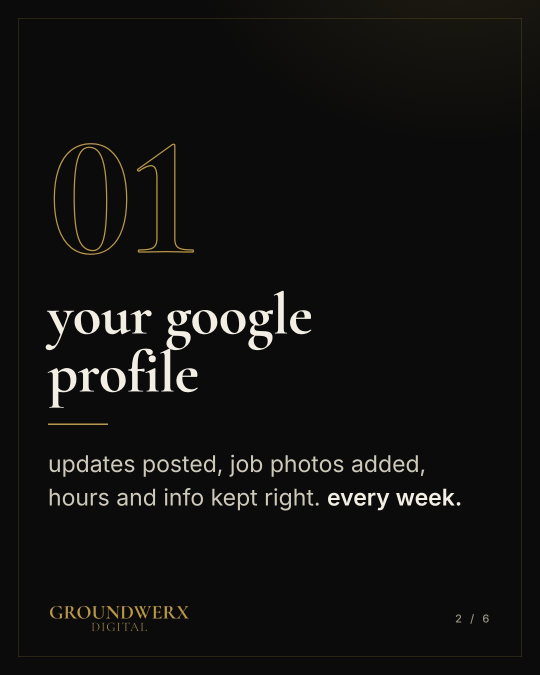
#> input picture images/2026-11-w1/p2_month_2.jpg, 1080 x 1350 px, given in place of logo-wordmark.png, which was not available (shown at 1/2 size)
$ python week5_build.py ../images/2026-11-w1/p2_month_2.jpg
#> lines starting #> are read from the running program, lines starting #| are printed output that depends on the picture; pictures that were not available may be replaced by others from this repository, and a replacement may not be noted
import sys
"""Render GroundWerx posts for the week of Nov 2-6, 2026 (Mon Nov 2 carousel was built in week3_build.py).
Usage: python3 templates/week5_build.py
Outputs 1080x1350 JPGs to images/2026-11-w1/.
"""
import asyncio, pathlib
from playwright.async_api import async_playwright
from PIL import Image

ROOT = pathlib.Path(__file__).resolve().parent.parent
F = (ROOT / "brand/fonts").as_uri()
TMP = ROOT / "templates/_tmp"; TMP.mkdir(exist_ok=True)
W5 = ROOT / "images/2026-11-w1"; W5.mkdir(parents=True, exist_ok=True)

# Logo variants: original (gold on black, use with mix-blend lighten) and a dark-ink version
# with transparency for cream / gold backgrounds.
LOGO = (ROOT / "brand/logo-wordmark.png").as_uri()
src = Image.open(ROOT / "brand/logo-wordmark.png").convert("L")
alpha = src.point(lambda v: min(255, int(v * 1.6)))
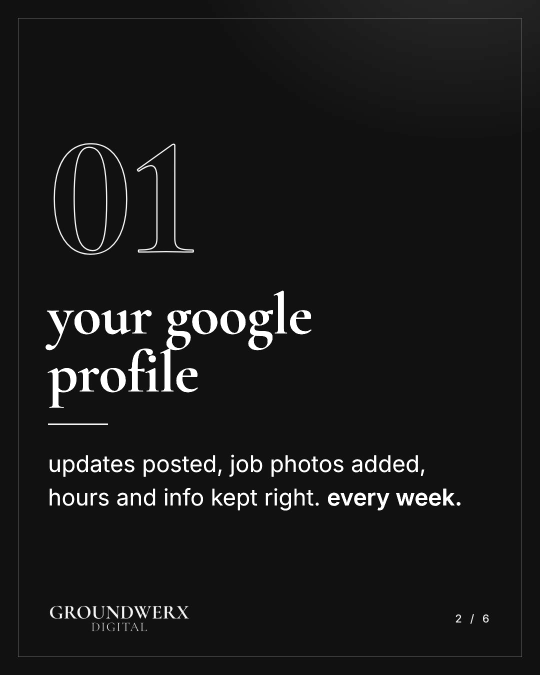
#> alpha: PIL image 1080x1350 L (shown at 1/2 size); min 0, max 255, mean 25.1
ink = Image.new("RGBA", src.size, (11, 11, 11, 255)); ink.putalpha(alpha)
#> after `ink.putalpha(alpha)`:
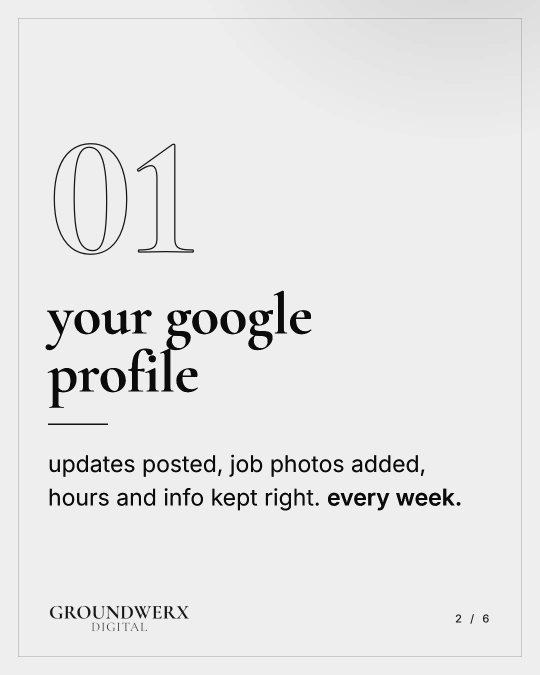
#> ink: PIL image 1080x1350 RGBA (shown at 1/2 size); mean R, G, B, A 11, 11, 11, 25.1; transparent parts drawn white
ink.save(TMP / "logo_ink.png"); LOGO_INK = (TMP / "logo_ink.png").as_uri()

CSS = f"""
@font-face{{font-family:CG;font-weight:600;src:url({F}/cormorant-garamond-latin-600-normal.woff2)}}
@font-face{{font-family:CG;font-weight:700;src:url({F}/cormorant-garamond-latin-700-normal.woff2)}}
@font-face{{font-family:CG;font-weight:700;font-style:italic;src:url({F}/cormorant-garamond-latin-700-italic.woff2)}}
@font-face{{font-family:In;font-weight:400;src:url({F}/inter-latin-400-normal.woff2)}}
@font-face{{font-family:In;font-weight:500;src:url({F}/inter-latin-500-normal.woff2)}}
@font-face{{font-family:In;font-weight:600;src:url({F}/inter-latin-600-normal.woff2)}}
@font-face{{font-family:In;font-weight:700;src:url({F}/inter-latin-700-normal.woff2)}}
:root{{--gold:#BA9941;--gold2:#D9BF72;--ink:#0B0B0B;--paper:#F2EEE4;--mute:#9A9483;--line:rgba(186,153,65,.35)}}
*{{box-sizing:border-box;margin:0;padding:0}}
html,body{{width:1080px;height:1350px;overflow:hidden;background:var(--ink)}}
.page{{position:relative;width:1080px;height:1350px;padding:110px 96px 0;font-family:In;overflow:hidden}}
.dark{{color:var(--paper);background:radial-gradient(ellipse 900px 700px at 85% -10%,rgba(186,153,65,.13),transparent 60%),var(--ink)}}
.cream{{color:var(--ink);background:var(--paper)}}
.goldbg{{color:var(--ink);background:linear-gradient(160deg,#D9BF72 0%,#BA9941 70%)}}
.frame::before{{content:"";position:absolute;inset:36px;border:1.5px solid var(--line);pointer-events:none}}
.cream.frame::before{{border-color:rgba(11,11,11,.18)}}
.goldbg.frame::before{{border-color:rgba(11,11,11,.3)}}
.kicker{{font-weight:600;font-size:22px;letter-spacing:.32em;text-transform:uppercase;color:var(--gold)}}
.cream .kicker{{color:#8a6f28}} .goldbg .kicker{{color:var(--ink)}}
.h{{font-family:CG;font-weight:700;line-height:.98;letter-spacing:-.01em;font-variant-numeric:lining-nums}}
.h em{{font-style:italic;color:var(--gold2)}}
.cream .h em{{color:#8a6f28}} .goldbg .h em{{color:var(--ink)}}
.body{{font-size:34px;line-height:1.45;color:#CFC9BA}}
.cream .body{{color:#3b382f}} .goldbg .body{{color:#1d1a12}}
.body b{{font-weight:600;color:var(--paper)}} .cream .body b,.goldbg .body b{{color:var(--ink)}}
.rule{{width:120px;height:3px;background:var(--gold);margin:44px 0}}
.goldbg .rule{{background:var(--ink)}}
.foot{{position:absolute;left:96px;right:96px;bottom:84px;display:flex;align-items:center;justify-content:space-between}}
.foot img{{height:58px}} .dark .foot img{{mix-blend-mode:lighten}}
.foot .r{{font-size:22px;letter-spacing:.24em;color:var(--mute);text-transform:uppercase;font-weight:500}}
.cream .foot .r{{color:#7d776a}} .goldbg .foot .r{{color:#2a2416}}
.swipe{{color:var(--gold)}}
"""

def page(inner, theme="dark", right="", frame=True):
    logo = LOGO if theme == "dark" else LOGO_INK
    cls = f"page {theme}" + (" frame" if frame else "")
    return f"""<!doctype html><html><head><meta charset=utf-8><style>{CSS}</style></head>
<body><div class="{cls}">{inner}<div class=foot><img src="{logo}"><div class=r>{right}</div></div></div></body></html>"""

POSTS = {}  # path -> html

CTA = """<div style="margin-top:50px;display:inline-block;border:2px solid var(--gold);padding:28px 40px">
<div style="font-weight:700;font-size:44px;color:var(--gold2)">(952) 333-8122</div>
<div style="font-size:28px;color:#CFC9BA;margin-top:8px;letter-spacing:.04em">groundwerxdigital.com</div></div>"""

def co(top, n, k, d):
    return f'<div class="co" style="top:{top}px"><div class="bd">{n}</div><div><div class="k">{k}</div><div class="d">{d}</div></div></div>'

# ---------- Tue Nov 3: cream + phone (text thread), missed-call text-back on a job ----------
SMS_CSS = """
.phone{position:absolute;left:96px;top:400px;width:500px;height:770px;border-radius:64px;background:#1b1b1b;padding:15px;box-shadow:0 30px 70px rgba(0,0,0,.28)}
.scr{position:relative;width:100%;height:100%;border-radius:50px;background:#fff;overflow:hidden;color:#1f1f1f;font-family:In}
.isl{position:absolute;top:14px;left:50%;transform:translateX(-50%);width:116px;height:32px;border-radius:20px;background:#111}
.sb{display:flex;justify-content:space-between;padding:19px 32px 0;font-weight:600;font-size:18px}
.hd{text-align:center;padding:22px 0 14px;border-bottom:1px solid #e6e6e6}
.hd .av{width:58px;height:58px;border-radius:50%;background:#BA9941;color:#0B0B0B;font-weight:700;font-size:24px;display:flex;align-items:center;justify-content:center;margin:0 auto}
.hd .n{margin-top:8px;font-size:17px;font-weight:600}
.th{padding:14px 18px;display:flex;flex-direction:column;gap:12px;font-size:18px;line-height:1.38}
.sys{align-self:center;font-size:14px;color:#8a8a8a;text-align:center}
.miss{align-self:center;display:flex;align-items:center;gap:8px;font-size:15px;color:#c5221f;font-weight:600;background:#fdecea;border-radius:16px;padding:7px 14px}
.out{align-self:flex-end;max-width:80%;background:#0B0B0B;color:#F2EEE4;border-radius:20px 20px 6px 20px;padding:12px 16px}
.in{align-self:flex-start;max-width:80%;background:#ececec;border-radius:20px 20px 20px 6px;padding:12px 16px}
.bd{display:inline-flex;align-items:center;justify-content:center;width:46px;height:46px;border-radius:50%;background:#BA9941;color:#0B0B0B;font-weight:700;font-size:22px;flex:none;font-family:In;margin-top:-4px}
.co{position:absolute;left:640px;width:350px;display:flex;gap:18px}
.co .k{font-weight:600;font-size:30px;color:#0B0B0B;line-height:1.15}
.co .d{margin-top:8px;font-size:23px;line-height:1.4;color:#3b382f}
"""
POSTS[W5 / "p1_phone_textback.jpg"] = page(f"""<style>{SMS_CSS}</style>
<div class=kicker style="margin-top:0">money you're losing</div>
<div class=h style="font-size:96px;margin-top:24px">on a roof when it rings?<br><em>they still hear back.</em></div>
<div class=phone><div class=scr><div class=isl></div>
 <div class=sb><span>11:43</span><span>&#9679;&#9679;&#9679; &#9646;</span></div>
 <div class=hd><div class=av>ER</div><div class=n>Example Roofing</div></div>
 <div class=th>
  <div class=sys>Today 11:42 AM</div>
  <div class=miss>&#8601; Missed call</div>
  <div class=out>Hi, this is Example Roofing. Sorry we missed you, we're on a job. What can we help with?</div>
  <div class=sys>11:43 AM</div>
  <div class=in>Leak over the garage after the storm. Can someone look at it this week?</div>
  <div class=sys>12:58 PM</div>
  <div class=out>Got it. Mike here, just got off the roof. Calling you in 5.</div>
 </div>
</div></div>
{co(480, 1, "the phone rings", "you're up a ladder. it goes to voicemail.")}
{co(700, 2, "they get a text", "within a minute, so the conversation starts while they're still holding the phone.")}
{co(950, 3, "you reply when you're down", "you already know what they need.")}
""", "cream", "example business")

# ---------- Wed Nov 4: dark numbered carousel (6), a normal month with us ----------
N = 6
POSTS[W5 / "p2_month_1.jpg"] = page("""<div class=kicker style="margin-top:130px">behind groundwerx</div>
<div class=h style="font-size:136px;margin-top:60px">you run<br>the jobs.<br><em>we run<br>the rest.</em></div>
<div class=rule></div>
<div class=body style="max-width:820px">here's what &ldquo;done-for-you&rdquo; looks like in a normal month.</div>""", "dark", "<span class=swipe>swipe &rarr;</span>")
steps = [
 ("01", "your google<br>profile", "updates posted, job photos added, hours and info kept right. <b>every week.</b>"),
 ("02", "your<br>reviews", "every finished job triggers a review request. <b>you don't have to remember to ask.</b>"),
 ("03", "your missed<br>calls", "can't pick up? the caller gets a text <b>within a minute.</b>"),
 ("04", "your<br>report", "once a month, straight numbers: <b>calls, booked jobs, reviews earned.</b> no dashboard to log into."),
]
for i, (num, h, b) in enumerate(steps, 2):
    POSTS[W5 / f"p2_month_{i}.jpg"] = page(f"""<div class=h style="font-size:340px;line-height:.8;color:transparent;-webkit-text-stroke:2.5px var(--gold);margin-top:150px">{num}</div>
<div class=h style="font-size:118px;margin-top:40px">{h}</div>
<div class=rule></div>
<div class=body style="max-width:860px;font-size:46px">{b}</div>""", "dark", f"{i} / {N}")
POSTS[W5 / "p2_month_6.jpg"] = page(f"""<div class=kicker style="margin-top:110px">two brothers. one point of contact.</div>
<div class=h style="font-size:112px;margin-top:40px">no account managers.<br><em>no handoffs.</em></div>
<div class=rule></div>
<div class=body style="max-width:840px">month-to-month. free 15-minute call with tyler and cade.</div>
{CTA}""", "dark", "6 / 6")

# ---------- Thu Nov 5: solid gold check-this-today, tap-to-call test ----------
checks = [("is your number at the top of the page?", "not buried in the footer."),
          ("does one tap dial it?", "no copying and pasting."),
          ("is it the right number?", "the one you actually answer.")]
cl = "".join(f"""<div style="display:flex;gap:28px;padding:26px 0;border-top:1.5px solid rgba(11,11,11,.35)">
<div style="flex:none;width:52px;height:52px;border:2.5px solid var(--ink);display:flex;align-items:center;justify-content:center;font-weight:700;font-size:26px">{i}</div>
<div><div style="font-size:38px;font-weight:600;color:var(--ink);line-height:1.2">{a}</div><div style="font-size:28px;color:#2a2416;margin-top:6px">{b}</div></div></div>""" for i, (a, b) in enumerate(checks, 1))
POSTS[W5 / "p3_gold_call_test.jpg"] = page(f"""<div class=kicker style="margin-top:0">quick win &middot; 2 minutes</div>
<div class=h style="font-size:118px;margin-top:30px">pull up your site<br>on your phone.<br><em>try to call yourself.</em></div>
<div style="margin-top:60px">{cl}<div style="border-top:1.5px solid rgba(11,11,11,.35)"></div></div>
<div class=body style="margin-top:48px;font-size:34px;max-width:860px">a no on any of these? <b>that's a quick fix.</b></div>""", "goldbg", "check this today")

# ---------- Fri Nov 6: cream quote card, From Tyler ----------
POSTS[W5 / "p4_quote_tyler_cream.jpg"] = page("""<div class=h style="font-size:330px;line-height:.7;color:var(--gold);margin-top:140px;height:150px">&ldquo;</div>
<div class=h style="font-size:100px;margin-top:10px;line-height:1.02">slow season is when<br>you fix the marketing.<br><em>so it's ready when<br>the phone picks<br>back up.</em></div>
<div class=rule style="margin-top:56px"></div>
<div style="font-weight:600;font-size:32px;color:var(--ink)">Tyler Maas</div>
<div style="font-size:24px;letter-spacing:.24em;text-transform:uppercase;color:#7d776a;margin-top:10px;font-weight:600">co-founder, groundwerx digital</div>""",
"cream", "from tyler")

# ---------- Fri Nov 6 (revised Oct 28 per Tyler): same quote card, from Cade ----------
POSTS[W5 / "p4_quote_cade_cream.jpg"] = page("""<div class=h style="font-size:330px;line-height:.7;color:var(--gold);margin-top:140px;height:150px">&ldquo;</div>
<div class=h style="font-size:100px;margin-top:10px;line-height:1.02">slow season is when<br>you fix the marketing.<br><em>so it's ready when<br>the phone picks<br>back up.</em></div>
<div class=rule style="margin-top:56px"></div>
<div style="font-weight:600;font-size:32px;color:var(--ink)">Cade Maas</div>
<div style="font-size:24px;letter-spacing:.24em;text-transform:uppercase;color:#7d776a;margin-top:10px;font-weight:600">co-founder, groundwerx digital</div>""",
"cream", "from cade")

async def main():
    async with async_playwright() as p:
        b = await p.chromium.launch()
        pg = await b.new_page(viewport={"width": 1080, "height": 1350})
        only = sys.argv[1:]
        for out, html in POSTS.items():
            if only and out.name not in only: continue
            f = TMP / (out.stem + ".html"); f.write_text(html)
            await pg.goto(f.as_uri()); await pg.evaluate("document.fonts.ready"); await pg.wait_for_timeout(250)
            png = TMP / (out.stem + ".png"); await pg.screenshot(path=str(png))
            Image.open(png).convert("RGB").save(out, quality=86); print("wrote", out.relative_to(ROOT))
        await b.close()
    for f in TMP.iterdir(): f.unlink()
    TMP.rmdir()
asyncio.run(main())
#> (the call stopped at `async def main(): async with async_playwright() as p: b = await p.chro..`: playwright is not available in this run)

$ run again, on images/2026-10-w1/p1_carousel_1.jpg
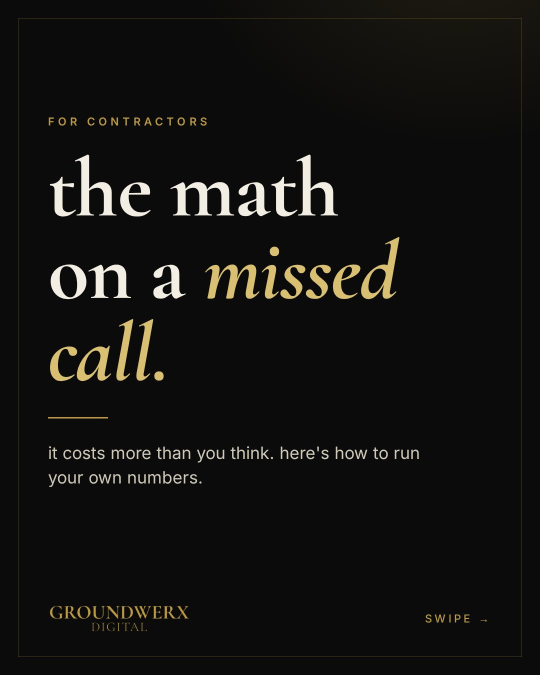
#> input picture images/2026-10-w1/p1_carousel_1.jpg, 1080 x 1350 px, given in place of logo-wordmark.png, which was not available (shown at 1/2 size)
#> `alpha = src.point(lambda v: min(255, int(v * 1.6)))`:
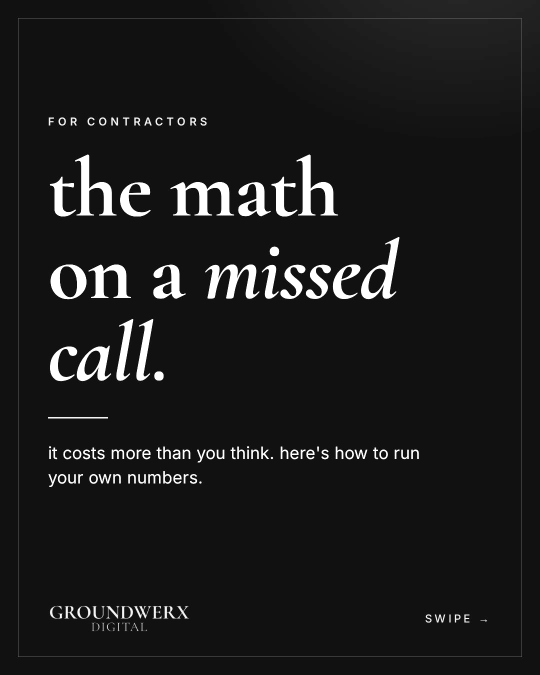
#> alpha: PIL image 1080x1350 L (shown at 1/2 size); min 0, max 255, mean 27.2
#> `ink.putalpha(alpha)`:
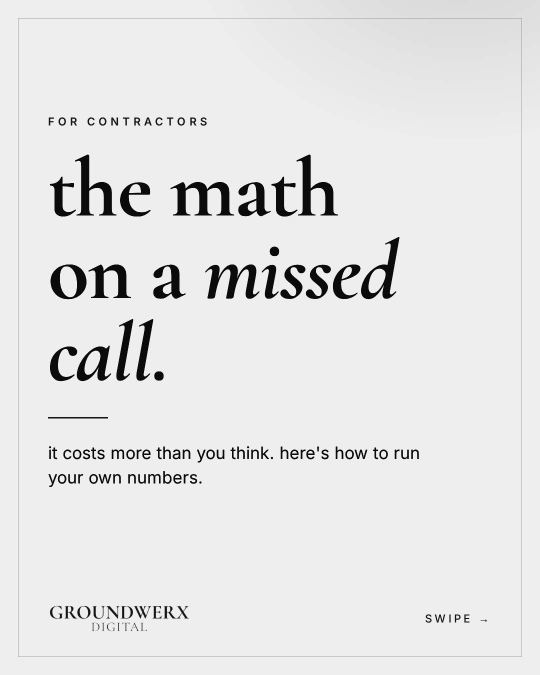
#> ink: PIL image 1080x1350 RGBA (shown at 1/2 size); mean R, G, B, A 11, 11, 11, 27.2; transparent parts drawn white

$ run again, on images/2026-10-w1/p1_carousel_2.jpg
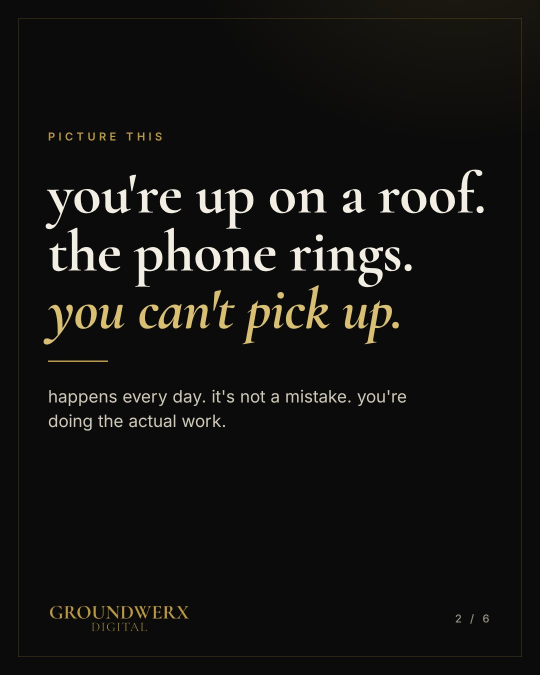
#> input picture images/2026-10-w1/p1_carousel_2.jpg, 1080 x 1350 px, given in place of logo-wordmark.png, which was not available (shown at 1/2 size)
#> `alpha = src.point(lambda v: min(255, int(v * 1.6)))`:
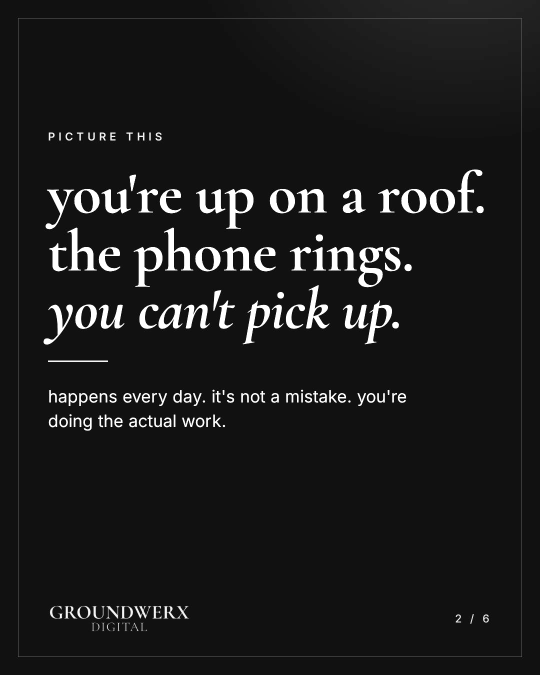
#> alpha: PIL image 1080x1350 L (shown at 1/2 size); min 0, max 255, mean 27.5
#> `ink.putalpha(alpha)`:
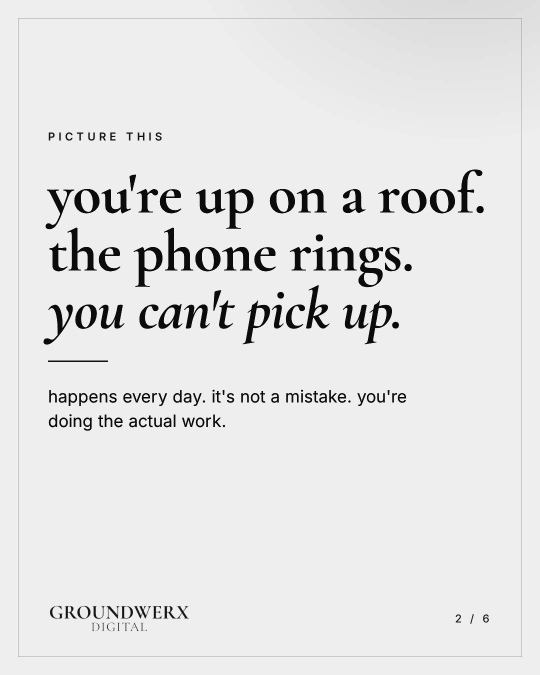
#> ink: PIL image 1080x1350 RGBA (shown at 1/2 size); mean R, G, B, A 11, 11, 11, 27.5; transparent parts drawn white
